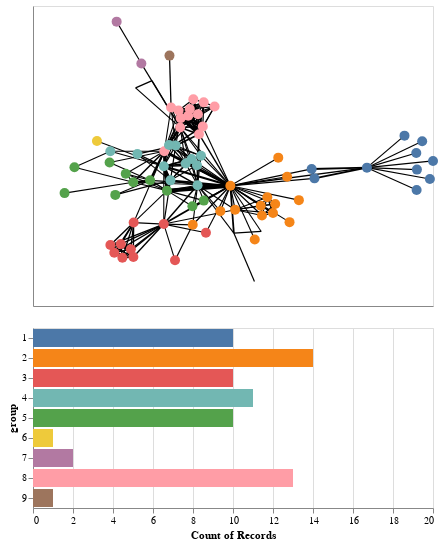

Notebook code cell kept with this figure:
### Markdown cell above
### Multi-view visualization

Last but not least, we can harness the interactive powers of Altair to combine the force-directed layout with other visualizations that operate on node or edge data. In the following, we combine a regular force-directed layout with a barchart representing node groups. Selections in one view have impact on the respective other.

### Code cell
# rectangular selection in the network view
selection = alt.selection_interval(encodings=['x', 'y'])

# group selection in the bar chart
selection2 = alt.selection(type="multi", fields=['group'])


# first we create the force-directed layout
chart = nxa.draw_networkx( G, pos=pos,
    node_size=100,
    node_color='group:N',
    width='value:Q',
    node_tooltip='name',
    linewidths=0
)

# get node and edge layers from chart
edges = chart.layer[0]
nodes = chart.layer[1]

# group numbers (needed to keep bar chart stable during selections)
groups = list(range(1,10))

# separate color definition used across both charts
color = alt.Color('group:N', scale=alt.Scale(domain=groups), legend=None)

# adjust node opacity and fill color according to selections
nodes = nodes.encode(
    opacity=alt.condition(selection, alt.value(1), alt.value(0.25)),
    fill=alt.condition(selection2, color, alt.value('lightgray')),
).add_selection(selection,selection2)

# interactive bar chart 
bars = alt.Chart(nodes.data).mark_bar().encode(
    x=alt.X('count()', scale=alt.Scale(domain=(0,20))),
    y = alt.Y('group:O', scale=alt.Scale(domain=(groups))),
    color=color,
    opacity=alt.condition(selection2, alt.value(1), alt.value(0.25)),
).transform_filter(selection).add_selection(selection2)

# concatenate all layers into one multi-view layout
alt.vconcat(edges+nodes, bars)

### Figure 1 — Vega-Lite specification as saved in the notebook (floating-point values rounded to 4 significant figures; data arrays with more than 128 entries replaced by an {"elided": "..."} marker saying what was removed)
{"config": {"view": {"continuousWidth": 400, "continuousHeight": 300}}, "vconcat": [{"layer": [{"data": {"name": "data-8f005bbef024041d3019339d20c27db8"}, "mark": {"type": "line", "color": "black", "opacity": 1}, "encoding": {"detail": {"field": "edge", "type": "quantitative"}, "size": {"field": "value", "legend": null, "type": "quantitative"}, "x": {"axis": {"grid": false, "labels": false, "ticks": false, "title": ""}, "field": "x", "type": "quantitative"}, "y": {"axis": {"grid": false, "labels": false, "ticks": false, "title": ""}, "field": "y", "type": "quantitative"}}}, {"data": {"name": "data-7e64744e06d44efce6cb5677bfcf37bc"}, "mark": {"type": "point", "fill": "group:N", "opacity": 1, "size": 100, "strokeWidth": 0}, "encoding": {"fill": {"condition": {"field": "group", "legend": null, "scale": {"domain": [1, 2, 3, 4, 5, 6, 7, 8, 9]}, "type": "nominal", "selection": "selector002"}, "value": "lightgray"}, "opacity": {"condition": {"value": 1, "selection": "selector001"}, "value": 0.25}, "tooltip": {"field": "name", "type": "nominal"}, "x": {"axis": {"grid": false, "labels": false, "ticks": false}, "field": "x", "type": "quantitative"}, "y": {"axis": {"grid": false, "labels": false, "ticks": false}, "field": "y", "type": "quantitative"}}, "selection": {"selector001": {"type": "interval", "encodings": ["x", "y"]}, "selector002": {"type": "multi", "fields": ["group"]}}}]}, {"data": {"name": "data-7e64744e06d44efce6cb5677bfcf37bc"}, "mark": "bar", "encoding": {"color": {"field": "group", "legend": null, "scale": {"domain": [1, 2, 3, 4, 5, 6, 7, 8, 9]}, "type": "nominal"}, "opacity": {"condition": {"value": 1, "selection": "selector002"}, "value": 0.25}, "x": {"aggregate": "count", "scale": {"domain": [0, 20]}, "type": "quantitative"}, "y": {"field": "group", "scale": {"domain": [1, 2, 3, 4, 5, 6, 7, 8, 9]}, "type": "ordinal"}}, "selection": {"selector002": {"type": "multi", "fields": ["group"]}}, "transform": [{"filter": {"selection": "selector001"}}]}], "$schema": "https://vega.github.io/schema/vega-lite/v4.17.0.json", "datasets": {"data-8f005bbef024041d3019339d20c27db8": {"elided": "508 records"}, "data-7e64744e06d44efce6cb5677bfcf37bc": [{"x": 0.7028, "group": 1, "name": "Myriel", "between": 0.1768, "degree": 10, "y": 0.03019}, {"x": 0.9859, "group": 1, "name": "Napoleon", "between": 0.0, "degree": 1, "y": -0.03808}, {"x": 0.4667, "group": 1, "name": "Mlle.Baptistine", "between": 0.0, "degree": 3, "y": -0.03418}, {"x": 0.454, "group": 1, "name": "Mme.Magloire", "between": 0.0, "degree": 3, "y": 0.02231}, {"x": 0.9513, "group": 1, "name": "CountessdeLo", "between": 0.0, "degree": 1, "y": 0.188}, {"x": 1.0, "group": 1, "name": "Geborand", "between": 0.0, "degree": 1, "y": 0.0705}, {"x": 0.9277, "group": 1, "name": "Champtercier", "between": 0.0, "degree": 1, "y": 0.01842}, {"x": 0.9263, "group": 1, "name": "Cravatte", "between": 0.0, "degree": 1, "y": -0.1042}, {"x": 0.8717, "group": 1, "name": "Count", "between": 0.0, "degree": 1, "y": 0.2222}, {"x": 0.9248, "group": 1, "name": "OldMan", "between": 0.0, "degree": 1, "y": 0.1177}, {"x": 0.3544, "group": 2, "name": "Labarre", "between": 0.0, "degree": 1, "y": -0.2968}, {"x": 0.08812, "group": 2, "name": "Valjean", "between": 0.57, "degree": 36, "y": -0.07862}, {"x": -0.02179, "group": 3, "name": "Marguerite", "between": 0.0, "degree": 2, "y": -0.3603}, {"x": 0.3965, "group": 2, "name": "Mme.deR", "between": 0.0, "degree": 1, "y": -0.1648}, {"x": 0.1979, "group": 2, "name": "Isabeau", "between": 0.0, "degree": 1, "y": -0.4007}, {"x": 0.3434, "group": 2, "name": "Gervais", "between": 0.0, "degree": 1, "y": -0.02488}, {"x": -0.347, "group": 3, "name": "Tholomyes", "between": 0.04063, "degree": 9, "y": -0.2992}, {"x": -0.4341, "group": 3, "name": "Listolier", "between": 0.0, "degree": 7, "y": -0.4801}, {"x": -0.4519, "group": 3, "name": "Fameuil", "between": 0.0, "degree": 7, "y": -0.4345}, {"x": -0.4047, "group": 3, "name": "Blacheville", "between": 0.0, "degree": 7, "y": -0.4287}, {"x": -0.3978, "group": 3, "name": "Favourite", "between": 0.0, "degree": 7, "y": -0.51}, {"x": -0.3484, "group": 3, "name": "Dahlia", "between": 0.0, "degree": 7, "y": -0.5061}, {"x": -0.3597, "group": 3, "name": "Zephine", "between": 0.0, "degree": 7, "y": -0.4594}, {"x": -0.2115, "group": 3, "name": "Fantine", "between": 0.1296, "degree": 15, "y": -0.3083}, {"x": -0.1815, "group": 4, "name": "Mme.Thenardier", "between": 0.029, "degree": 11, "y": -0.04609}, {"x": -0.2113, "group": 4, "name": "Thenardier", "between": 0.0749, "degree": 16, "y": 0.03828}, {"x": -0.1972, "group": 5, "name": "Cosette", "between": 0.0238, "degree": 11, "y": -0.1079}, {"x": -0.05947, "group": 4, "name": "Javert", "between": 0.05433, "degree": 17, "y": -0.07534}, {"x": 0.1038, "group": 0, "name": "Fauchelevent", "between": 0.02649, "degree": 4, "y": -0.3624}, {"x": 0.1094, "group": 2, "name": "Bamatabois", "between": 0.008041, "degree": 8, "y": -0.2223}, {"x": -0.161, "group": 3, "name": "Perpetue", "between": 0.0, "degree": 2, "y": -0.525}, {"x": -0.08123, "group": 2, "name": "Simplice", "between": 0.00864, "degree": 4, "y": -0.3129}, {"x": 0.3037, "group": 2, "name": "Scaufflaire", "between": 0.0, "degree": 1, "y": 0.09004}, {"x": 0.04307, "group": 2, "name": "Woman1", "between": 0.0, "degree": 2, "y": -0.231}, {"x": 0.2799, "group": 2, "name": "Judge", "between": 0.0, "degree": 6, "y": -0.2423}, {"x": 0.225, "group": 2, "name": "Champmathieu", "between": 0.0, "degree": 6, "y": -0.1982}, {"x": 0.2545, "group": 2, "name": "Brevet", "between": 0.0, "degree": 6, "y": -0.1472}, {"x": 0.2304, "group": 2, "name": "Chenildieu", "between": 0.0, "degree": 6, "y": -0.2572}, {"x": 0.2899, "group": 2, "name": "Cochepaille", "between": 0.0, "degree": 6, "y": -0.1882}, {"x": -0.452, "group": 4, "name": "Pontmercy", "between": 0.006925, "degree": 3, "y": 0.129}, {"x": -0.5122, "group": 6, "name": "Boulatruelle", "between": 0.0, "degree": 1, "y": 0.1905}, {"x": -0.1579, "group": 4, "name": "Eponine", "between": 0.01149, "degree": 11, "y": 0.1633}, {"x": -0.3304, "group": 4, "name": "Anzelma", "between": 0.0, "degree": 3, "y": 0.1115}, {"x": -0.08266, "group": 5, "name": "Woman2", "between": 0.0, "degree": 3, "y": -0.2017}, {"x": 0.227, "group": 0, "name": "MotherInnocent", "between": 0.0, "degree": 2, "y": -0.3526}, {"x": 0.1965, "group": 0, "name": "Gribier", "between": 0.0, "degree": 1, "y": -0.6535}, {"x": -0.4236, "group": 7, "name": "Jondrette", "between": 0.0, "degree": 1, "y": 0.9062}, {"x": -0.3124, "group": 7, "name": "Mme.Burgon", "between": 0.02632, "degree": 2, "y": 0.6545}, {"x": -0.1378, "group": 8, "name": "Gavroche", "between": 0.1651, "degree": 22, "y": 0.2714}, {"x": -0.2731, "group": 5, "name": "Gillenormand", "between": 0.02021, "degree": 7, "y": -0.04586}, {"x": -0.4297, "group": 5, "name": "Magnon", "between": 0.0002172, "degree": 2, "y": -0.1333}, {"x": -0.3488, "group": 5, "name": "Mlle.Gillenormand", "between": 0.0476, "degree": 7, "y": -0.05756}, {"x": -0.6135, "group": 5, "name": "Mme.Pontmercy", "between": 0.0003509, "degree": 2, "y": 0.03295}, {"x": -0.658, "group": 5, "name": "Mlle.Vaubois", "between": 0.0, "degree": 1, "y": -0.1227}, {"x": -0.3827, "group": 5, "name": "Lt.Gillenormand", "between": 0.0, "degree": 4, "y": -0.00702}, {"x": -0.2091, "group": 8, "name": "Marius", "between": 0.132, "degree": 19, "y": 0.1283}, {"x": -0.4553, "group": 5, "name": "BaronessT", "between": 0.0, "degree": 2, "y": 0.06078}, {"x": -0.1787, "group": 8, "name": "Mabeuf", "between": 0.02766, "degree": 11, "y": 0.3909}, {"x": -0.05307, "group": 8, "name": "Enjolras", "between": 0.04255, "degree": 15, "y": 0.231}, {"x": -0.1015, "group": 8, "name": "Combeferre", "between": 0.00125, "degree": 11, "y": 0.3412}, {"x": -0.07849, "group": 8, "name": "Prouvaire", "between": 0.0, "degree": 9, "y": 0.4403}, {"x": -0.1449, "group": 8, "name": "Feuilly", "between": 0.00125, "degree": 11, "y": 0.3726}, {"x": -0.1354, "group": 8, "name": "Courfeyrac", "between": 0.005267, "degree": 13, "y": 0.3274}, {"x": -0.09425, "group": 8, "name": "Bahorel", "between": 0.002185, "degree": 12, "y": 0.3816}, {"x": -0.03583, "group": 8, "name": "Bossuet", "between": 0.03075, "degree": 13, "y": 0.2773}, {"x": -0.05795, "group": 8, "name": "Joly", "between": 0.002185, "degree": 12, "y": 0.35}, {"x": -0.03182, "group": 8, "name": "Grantaire", "between": 0.0001504, "degree": 10, "y": 0.4218}, {"x": -0.1858, "group": 9, "name": "MotherPlutarch", "between": 0.0, "degree": 1, "y": 0.7024}, {"x": -0.1126, "group": 4, "name": "Gueulemer", "between": 0.00496, "degree": 10, "y": 0.05453}, {"x": -0.08638, "group": 4, "name": "Babet", "between": 0.00496, "degree": 10, "y": 0.08177}, {"x": -0.06209, "group": 4, "name": "Claquesous", "between": 0.004862, "degree": 10, "y": 0.04437}, {"x": -0.04403, "group": 4, "name": "Montparnasse", "between": 0.003874, "degree": 9, "y": 0.1012}, {"x": -0.03137, "group": 5, "name": "Toussaint", "between": 0.0, "degree": 3, "y": -0.1677}, {"x": -0.3383, "group": 10, "name": "Child1", "between": 0.0, "degree": 2, "y": 0.5085}, {"x": -0.264, "group": 10, "name": "Child2", "between": 0.0, "degree": 2, "y": 0.5518}, {"x": -0.1876, "group": 4, "name": "Brujon", "between": 0.0004386, "degree": 7, "y": 0.1657}, {"x": 0.01708, "group": 8, "name": "Mme.Hucheloup", "between": 0.0, "degree": 7, "y": 0.3965}]}}
